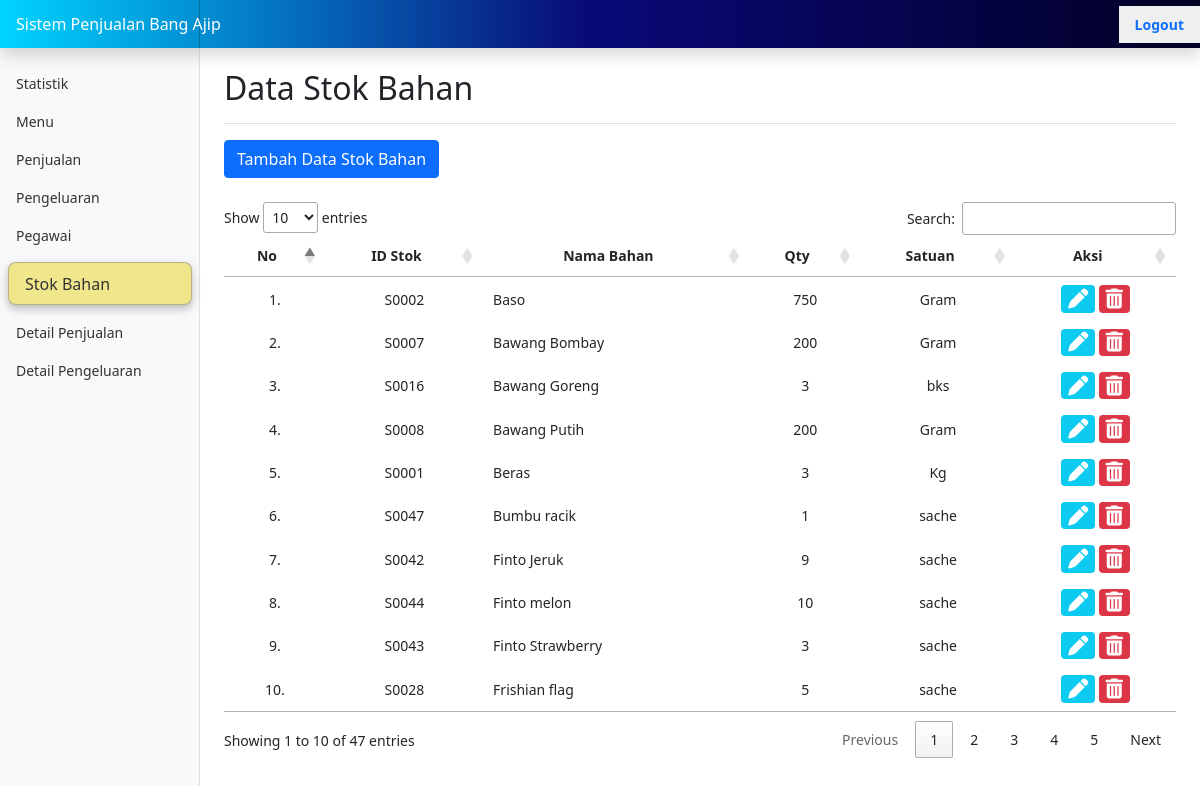
The app's page /pages/StokBahan.php (signed in) with its own data.
### tables this page shows
CREATE TABLE `stok_bahan` (
  `id_stok` varchar(5) NOT NULL,
  `nama_bahan` varchar(25) NOT NULL,
  `qty` int(11) NOT NULL,
  `satuan` varchar(5) DEFAULT NULL
);

### pages/StokBahan.php (the view, shortened to what this page needs)
<?php require_once('../functions/functions.php'); ?>
<!doctype html>
<html lang="en">
<?php include_once("../head.php"); ?>
<body>
    <div class="container-fluid">
        <div class="row">
            <main class="col-md-9 ms-sm-auto col-lg-10 px-md-4">
                <div class="d-flex justify-content-between flex-wrap flex-md-nowrap align-items-center pb-2 mb-3 border-bottom">
                    <h1 class="h2">Data Stok Bahan</h1>
                </div>
                <a href="stok-tambah.php"><button type="button" class="btn btn-primary mb-4">Tambah Data Stok Bahan</button></a>
                <div class="table-responsive">
                    <table id="example" class="uk-table uk-table-hover uk-table-striped" style="width:100%">
                        <thead>
                            <tr>
                                <th scope="col" class="dt-center">No</th>
                                <th scope="col" class="dt-center">ID Stok</th>
                                <th scope="col" class="dt-center">Nama Bahan</th>
                                <th scope="col" class="dt-center">Qty</th>
                                <th scope="col" class="dt-center">Satuan</th>
                                <th scope="col" class="dt-center">Aksi</th>
                            </tr>
                        </thead>
                        <tbody>
                            <?php
                            $dataStokBahan = getListStok();
                            $no = 1;
                            foreach ($dataStokBahan as $stok) {
                            ?>
                                <tr>
                                    <td class="text-center"><?= $no++ ?>.</td>
                                    <td class="text-center"><?php echo $stok["id_stok"]; ?></td>
                                    <td><?php echo $stok["nama_bahan"]; ?></td>
                                    <td class="text-center"><?php echo $stok["qty"]; ?></td>
                                    <td class="text-center"><?php echo $stok["satuan"]; ?></td>
                                    <td class="text-center">
                                        <a href="stok-form-edit.php?id_stok=<?php echo $stok["id_stok"] ?>" class="badge bg-info"><i class="fas fa-pen"></i></a>
                                        <a href="stok-konfirmasi-hapus.php?id_stok=<?php echo $stok["id_stok"] ?>" class="badge bg-danger"><i class="fas fa-trash-can"></i></a>
                                    </td>
                                </tr>
                            <?php
                            }
                            ?>
                        </tbody>
                    </table>
                </div>
            </main>
        </div>
    </div>
</body>
</html>

### style/style.css (style rules this page uses)
i.fas { font-size: 20px; }
th.dt-center, td.dt-center { text-align: center; }

### style/dashboard.css (style rules this page uses)
body { font-size: .875rem; }

### records on screen
stok_bahan: id_stok "S0002", nama_bahan "Baso", qty "750", satuan "Gram"
stok_bahan: id_stok "S0007", nama_bahan "Bawang Bombay", qty "200", satuan "Gram"
stok_bahan: id_stok "S0016", nama_bahan "Bawang Goreng", qty "3", satuan "bks"
stok_bahan: id_stok "S0008", nama_bahan "Bawang Putih", qty "200", satuan "Gram"
stok_bahan: id_stok "S0001", nama_bahan "Beras", qty "3", satuan "Kg"
stok_bahan: id_stok "S0047", nama_bahan "Bumbu racik", qty "1", satuan "sache"
stok_bahan: id_stok "S0042", nama_bahan "Finto Jeruk", qty "9", satuan "sache"
stok_bahan: id_stok "S0044", nama_bahan "Finto melon", qty "10", satuan "sache"
stok_bahan: id_stok "S0043", nama_bahan "Finto Strawberry", qty "3", satuan "sache"
stok_bahan: id_stok "S0028", nama_bahan "Frishian flag", qty "5", satuan "sache"
